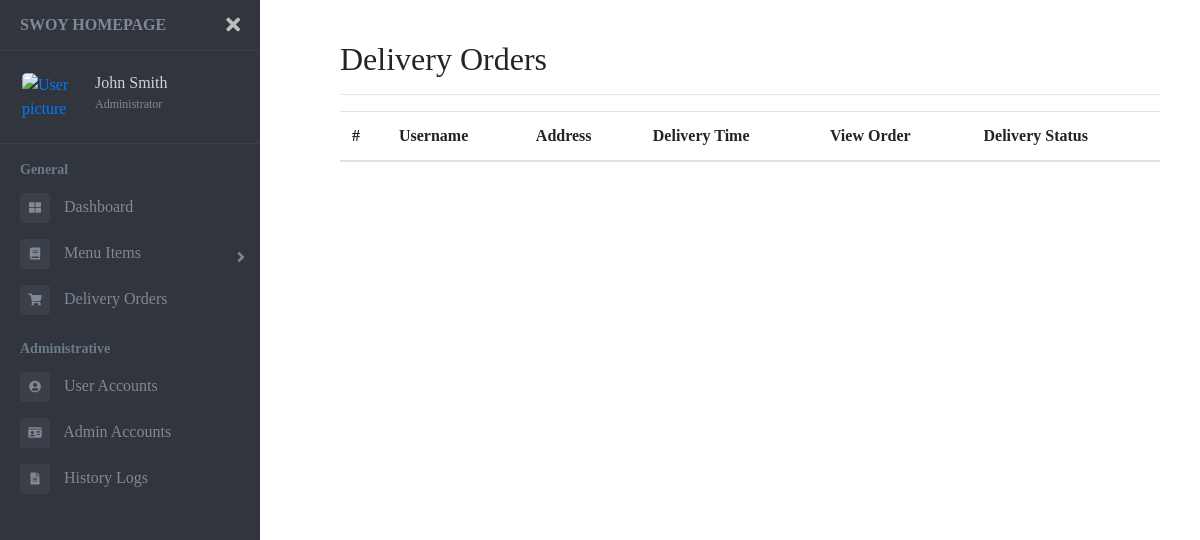
Before: /admin/orders with the older database file.
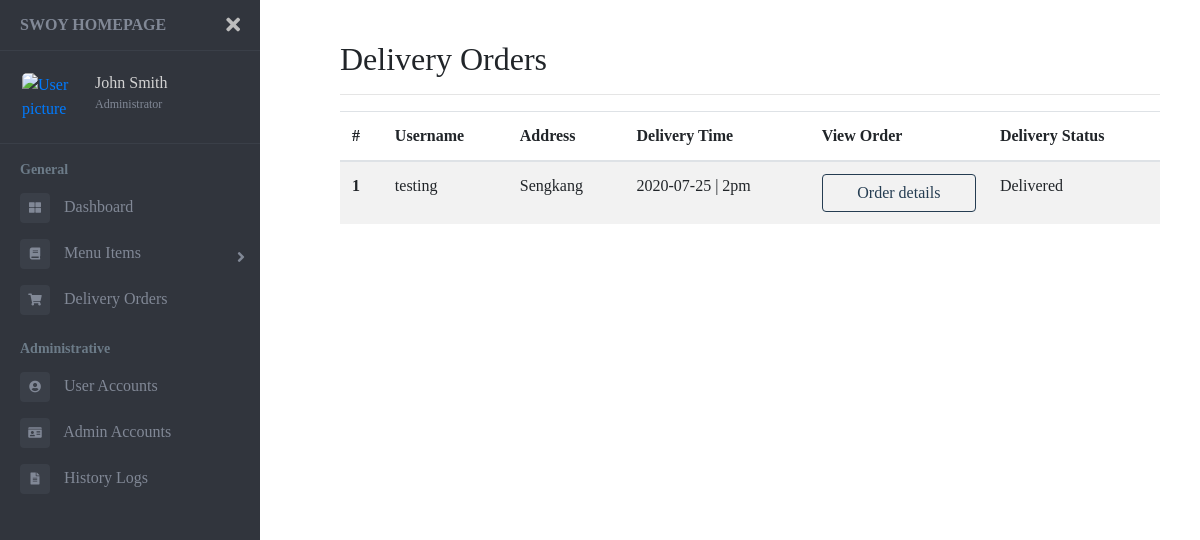
After: the same page with the newer database file.
### tables this page shows
CREATE TABLE user(
        user_id INTEGER PRIMARY KEY,
        username TEXT NOT NULL,
        email TEXT NOT NULL UNIQUE,
        password TEXT NOT NULL,
        security_qns TEXT NOT NULL,
        security_ans TEXT NOT NULL,
        admin INTEGER NOT NULL);

CREATE TABLE delivery_order(
        order_id INTEGER PRIMARY KEY,
        user_id INTEGER NOT NULL,
        address TEXT NOT NULL,
        delivery_date TEXT NOT NULL,
        delivery_time TEXT NOT NULL,
        order_items TEXT NOT NULL,
        delivered INTEGER DEFAULT 0);

### app.py (the view)
@app.route("/admin/orders")
def admin_orders():
    try:
        user_id = request.args["id"]
        with sqlite3.connect("swoy.db") as conn:
            cursor = conn.cursor()
            cursor.execute(f"SELECT * FROM user WHERE user_id = '{user_id}'")
            user_account = cursor.fetchone()
    except:
        user_account = None
    with sqlite3.connect("swoy.db") as conn:
        cursor = conn.cursor()
        cursor.execute("SELECT * FROM delivery_order")
        result = cursor.fetchall()
        order_list = []
        for order in result:
            cursor.execute(f"SELECT username FROM user WHERE user_id='{order[1]}'")
            username = cursor.fetchone()[0]
            order_list.append([order[0], username, order[2], order[3], order[4], order[5], order[6]])
        order_list.reverse()
    return render_template("admin_orders.html", admin_title="Delivery Orders", order_list=order_list, user_account=user_account)

### templates/admin_orders.html
{% extends "admin_base.html" %}
{% block content %}
<div class="row">
    <div class="col-md-12">
        <table class="table table-striped">
            <thead>
            <tr>
                <th scope="col">#</th>
                <th scope="col">Username</th>
                <th scope="col">Address</th>
                <th scope="col">Delivery Time</th>
                <th scope="col">View Order</th>
                <th scope="col">Delivery Status</th>
            </tr>
            </thead>
            <tbody>
            {% for order in order_list %}
            <tr>
                <th scope="row">{{ loop.index }}</th>
                <td>{{ order[1] }}</td>
                <td>{{ order[2] }}</td>
                <td>{{ order[3] }} | {{ order[4] }}</td>
                <td>
                    <a href="{{  url_for('admin_order_details', order_id=order[0], id=user_account[0]) }}" style="text-decoration:none;">
                        <button type="submit" class="swoy-btn btn btn-primary btn-block">Order details</button>
                    </a>
                </td>
                {% if order[6] %}
                    <td>Delivered</td>
                {% else %}
                    <td>Not yet delivered</td>
                {% endif %}
            </tr>
            {% endfor %}
            </tbody>
        </table>
    </div>
</div>
{% endblock %}

Changed rows visible on the page:
now on this page (row unchanged): user: username "testing"
added delivery_order: address "Sengkang", delivery_date "2020-07-25", delivery_time "2pm"
Other visible differences:
new list line: "1 | Order details Delivered"
